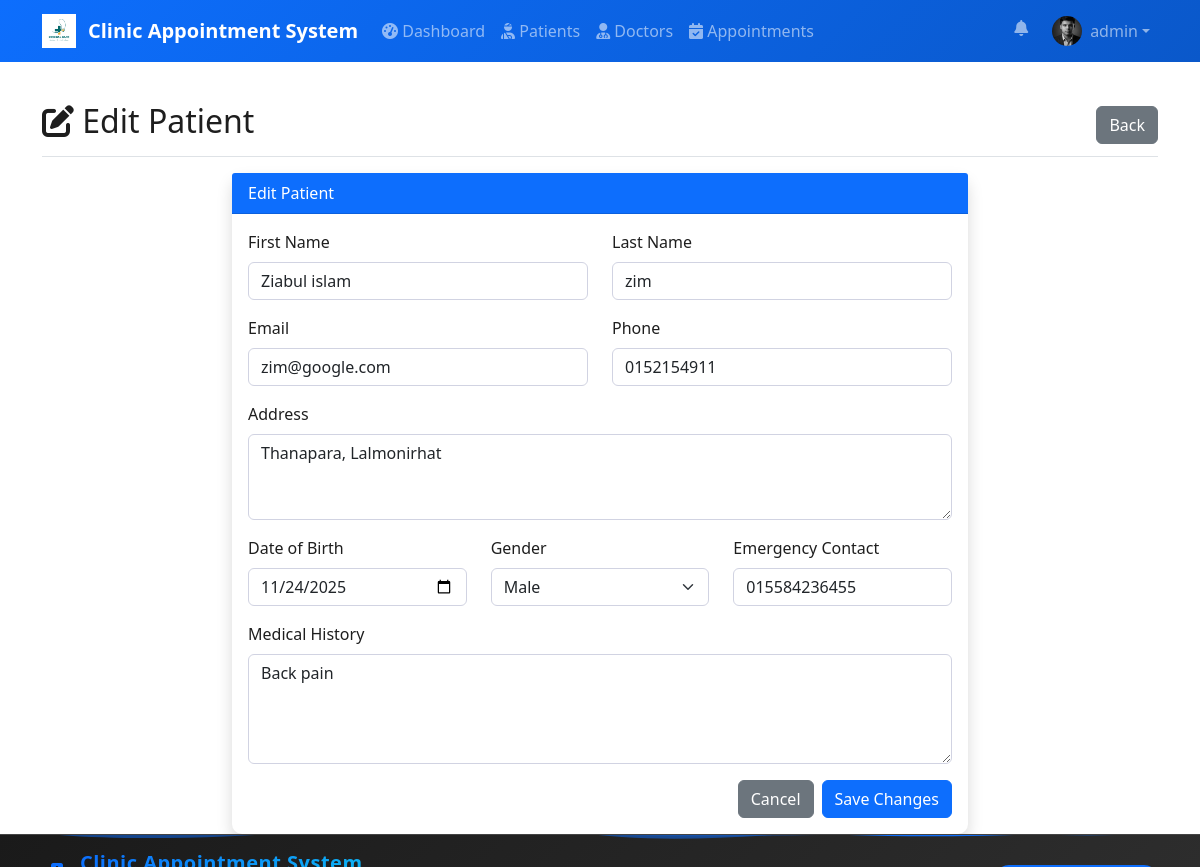
The app's page /pages/edit_patient.php?id=4 (signed in) with its own data.
### tables this page shows
CREATE TABLE `users` (
  `user_id` int(11) NOT NULL,
  `username` varchar(50) NOT NULL,
  `password` varchar(255) NOT NULL,
  `email` varchar(100) DEFAULT NULL,
  `first_name` varchar(50) DEFAULT NULL,
  `last_name` varchar(50) DEFAULT NULL,
  `profile_picture` varchar(255) DEFAULT NULL,
  `role` enum('admin','receptionist','doctor','patient') DEFAULT 'receptionist',
  `doctor_id` int(11) DEFAULT NULL,
  `created_at` timestamp NOT NULL DEFAULT current_timestamp()
);

CREATE TABLE `patients` (
  `patient_id` int(11) NOT NULL,
  `first_name` varchar(50) NOT NULL,
  `last_name` varchar(50) NOT NULL,
  `email` varchar(100) DEFAULT NULL,
  `phone` varchar(15) DEFAULT NULL,
  `address` text DEFAULT NULL,
  `date_of_birth` date DEFAULT NULL,
  `gender` enum('Male','Female','Other') DEFAULT NULL,
  `emergency_contact` varchar(15) DEFAULT NULL,
  `allergies` text DEFAULT NULL,
  `medical_history` text DEFAULT NULL,
  `created_at` timestamp NOT NULL DEFAULT current_timestamp(),
  `updated_at` timestamp NOT NULL DEFAULT current_timestamp() ON UPDATE current_timestamp()
);

### config/config.php (called while the page is built, shortened)
<?php
if (file_exists(__DIR__ . '/../includes/functions.php')) {
    require_once __DIR__ . '/../includes/functions.php';
}
function sanitizeInput($data) {
    $data = trim($data);
    $data = stripslashes($data);
    $data = htmlspecialchars($data);
    return $data;
}
function isLoggedIn() {
    return isset($_SESSION['user_id']);
}
?>

### includes/functions.php (called while the page is built, shortened)
<?php
function pageFadeIn() {
    return 'fade-in';
}
?>

### pages/edit_patient.php (the view, shortened to what this page needs)
<?php
require_once '../includes/header.php';
$patient_id = sanitizeInput($_GET['id']);
try {
    $query = "SELECT * FROM patients WHERE patient_id = :patient_id";
    $stmt = $db->prepare($query);
    $stmt->bindParam(':patient_id', $patient_id);
    $stmt->execute();
    $patient = $stmt->fetch(PDO::FETCH_ASSOC);
} catch (PDOException $e) {
    logAction('EDIT_PATIENT_ERROR', $e->getMessage());
    $error = "Database error.";
}
?>
<div class="d-flex justify-content-between align-items-center pt-3 pb-2 mb-3 border-bottom">
    <h1 class="h2"><i class="fas fa-edit"></i> Edit Patient</h1>
    <div>
        <a href="view_patient.php?id=<?php echo $patient['patient_id']; ?>" class="btn btn-secondary">Back</a>
    </div>
</div>
<div class="row justify-content-center">
    <div class="col-md-8">
        <div class="card shadow">
            <div class="card-header bg-primary text-white">Edit Patient</div>
            <div class="card-body">
                <form method="POST" action="">
                    <div class="row">
                        <div class="col-md-6 mb-3">
                            <label class="form-label">First Name</label>
                            <input class="form-control" name="first_name" required value="<?php echo htmlspecialchars($patient['first_name']); ?>">
                        </div>
                        <div class="col-md-6 mb-3">
                            <label class="form-label">Last Name</label>
                            <input class="form-control" name="last_name" required value="<?php echo htmlspecialchars($patient['last_name']); ?>">
                        </div>
                    </div>
                    <div class="row">
                        <div class="col-md-6 mb-3">
                            <label class="form-label">Email</label>
                            <input class="form-control" name="email" value="<?php echo htmlspecialchars($patient['email']); ?>">
                        </div>
                        <div class="col-md-6 mb-3">
                            <label class="form-label">Phone</label>
                            <input class="form-control" name="phone" required value="<?php echo htmlspecialchars($patient['phone']); ?>">
                        </div>
                    </div>
                    <div class="mb-3">
                        <label class="form-label">Address</label>
                        <textarea class="form-control" name="address" rows="3"><?php echo htmlspecialchars($patient['address']); ?></textarea>
                    </div>
                    <div class="row">
                        <div class="col-md-4 mb-3">
                            <label class="form-label">Date of Birth</label>
                            <input type="date" class="form-control" name="date_of_birth" value="<?php echo htmlspecialchars($patient['date_of_birth']); ?>">
                        </div>
                        <div class="col-md-4 mb-3">
                            <label class="form-label">Gender</label>
                            <select class="form-select" name="gender">
                                <option value="Male" <?php echo $patient['gender']=='Male'?'selected':''; ?>>Male</option>
                            </select>
                        </div>
                        <div class="col-md-4 mb-3">
                            <label class="form-label">Emergency Contact</label>
                            <input class="form-control" name="emergency_contact" value="<?php echo htmlspecialchars($patient['emergency_contact']); ?>">
                        </div>
                    </div>
                    <div class="mb-3">
                        <label class="form-label">Medical History</label>
                        <textarea class="form-control" name="medical_history" rows="4"><?php echo htmlspecialchars($patient['medical_history']); ?></textarea>
                    </div>
                    <div class="d-flex justify-content-end">
                        <a href="patients.php" class="btn btn-secondary me-2">Cancel</a>
                        <button class="btn btn-primary" type="submit">Save Changes</button>
                    </div>
                </form>
            </div>
        </div>
    </div>
</div>
<?php require_once '../includes/footer.php'; ?>

### includes/header.php (shortened to what this page needs)
<?php
require_once __DIR__ . '/../config/config.php';
?>
<!DOCTYPE html>
<html lang="en">
<head>
    <link href="https://cdn.jsdelivr.net/npm/bootstrap@5.1.3/dist/css/bootstrap.min.css" rel="stylesheet">
    <link rel="stylesheet" href="https://cdnjs.cloudflare.com/ajax/libs/font-awesome/6.0.0/css/all.min.css">
    <link href="../assets/css/style.css" rel="stylesheet">
</head>
<body class="has-fixed-navbar">
    <nav class="navbar navbar-expand-lg navbar-dark navbar-transparent">
        <div class="container">
            <a class="navbar-brand d-flex align-items-center" href="../index.php">
                <?php
                $logoRelPath = '../assets/images/logo_white.png';
                $logoAbsPath = __DIR__ . '/../assets/images/logo_white.png';
                if (file_exists($logoAbsPath)):
                ?>
                    <img src="<?php echo $logoRelPath; ?>" alt="<?php echo SITE_NAME; ?>" style="height:34px;object-fit:contain;margin-right:8px;">
                <?php else: ?>
                    <i class="fas fa-hospital-alt me-2"></i>
                <?php endif; ?>
                <span class="ms-1"><?php echo SITE_NAME; ?></span>
            </a>
            <div class="collapse navbar-collapse" id="navbarNav">
                <?php if (isLoggedIn()): ?>
                <ul class="navbar-nav me-auto">
                    <li class="nav-item">
                        <a class="nav-link" href="../pages/dashboard.php"><i class="fas fa-tachometer-alt"></i> Dashboard</a>
                    </li>
                    <?php $role = strtolower($_SESSION['role'] ?? ''); ?>
                    <?php if ($role === 'doctor'): ?>
                        <li class="nav-item">
                            <a class="nav-link" href="../pages/prescriptions.php"><i class="fas fa-file-prescription"></i> Prescriptions</a>
                        </li>
                    <?php else: ?>
                        <li class="nav-item">
                            <a class="nav-link" href="../pages/patients.php"><i class="fas fa-user-injured"></i> Patients</a>
                        </li>
                        <li class="nav-item">
                            <a class="nav-link" href="../pages/doctors.php"><i class="fas fa-user-md"></i> Doctors</a>
                        </li>
                        <li class="nav-item">
                            <a class="nav-link" href="../pages/appointments.php"><i class="fas fa-calendar-check"></i> Appointments</a>
                        </li>
                    <?php endif; ?>
                </ul>
                <?php endif; ?>
                <ul class="navbar-nav">
                    <?php if (isLoggedIn()):
                        $avatarUrl = '../assets/images/default_avatar.png';
                        if (defined('DB_OK') && DB_OK && isset($db) && $db instanceof PDO) {
                            try {
                                $uqq = $db->prepare('SELECT profile_picture, first_name, last_name FROM users WHERE user_id = :id LIMIT 1');
                                $uqq->bindParam(':id',
                                    $_SESSION['user_id']);
                                $uqq->execute();
                                $urow = $uqq->fetch(PDO::FETCH_ASSOC);
                                if (!empty($urow['profile_picture']) && file_exists(__DIR__ . '/../uploads/users/' . $urow['profile_picture'])) {
                                    $avatarUrl = '../uploads/users/' . $urow['profile_picture'];
                                }
                            } catch (Throwable $e) { $profileFullName = $_SESSION['username']; }
                        }
                    ?>
                        <li class="nav-item dropdown position-relative me-2">
                            <a class="nav-link position-relative" href="#" id="notificationBell" role="button" data-bs-toggle="dropdown" aria-expanded="false">
                                <i class="fas fa-bell"></i>
                            </a>
                        </li>
                        <li class="nav-item dropdown">
                            <a class="nav-link dropdown-toggle d-flex align-items-center" href="#" id="userMenu" role="button" data-bs-toggle="dropdown" aria-expanded="false">
                                <img src="<?php echo $avatarUrl; ?>" alt="avatar" style="width:30px;height:30px;object-fit:cover;border-radius:50%;margin-right:8px;">
                                <span class="d-none d-md-inline"><?php echo htmlspecialchars($_SESSION['username']); ?></span>
                            </a>
                        </li>
                    <?php endif; ?>
                </ul>
            </div>
        </div>
    </nav>
    <div class="container mt-4 <?php echo function_exists('pageFadeIn') ? pageFadeIn() : ''; ?>">

### assets/css/style.css (style rules this page uses)
:root { --primary-color: #0d6efd; --secondary-color: #6c757d; --success-color: #198754; --danger-color: #dc3545; --warning-color: #ffc107; --info-color: #0dcaf0; --bg: #ffffff; --panel-bg: #ffffff; --text-color: #1e1e1e; --muted-color: #6c757d; --navbar-rgba: 10,25,41; }
html, body { width: 100%; height: 100%; overflow-y: auto; pointer-events: auto; }
body { font-family: 'Segoe UI', Tahoma, Geneva, Verdana, sans-serif; background-color: var(--bg); color: var(--text-color); }
.card { border: none; border-radius: 10px; background: var(--panel-bg); box-shadow: 0 0.15rem 1.75rem 0 rgba(58, 59, 69, 0.08); transition: all 0.3s; }
.navbar-brand { font-weight: 600; }
.btn { border-radius: 6px; font-weight: 500; }
.form-control, .form-select { border-radius: 6px; border: 1px solid #d1d3e2; }
.navbar-dark { background: linear-gradient(135deg, var(--primary-color) 0%, #0a58ca 100%); }

### includes/footer.php (style rules this page uses)
.fade-in { animation: fadeIn 1.5s ease-out; }
html, body { height: 100%; }
body { display: flex; flex-direction: column; min-height: 100vh; }
.container { flex: 1; }

### records on screen
users: profile_picture (picture)
patients: first_name "Ziabul islam", last_name "zim", email "zim@google.com", phone "0152154911", address "Thanapara, Lalmonirhat", date_of_birth "11/24/2025", gender "Male", emergency_contact "015584236455", medical_history "Back pain"

### other values on screen
SITE_NAME "Clinic Appointment System"
$_SESSION['username'] "admin"
